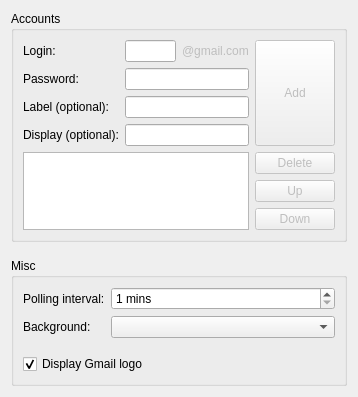
<ui version="4.0" >
 <class>GmailNotifierAppletConfig</class>
 <widget class="QWidget" name="GmailNotifierAppletConfig" >
  <property name="geometry" >
   <rect>
    <x>0</x>
    <y>0</y>
    <width>358</width>
    <height>396</height>
   </rect>
  </property>
  <property name="windowTitle" >
   <string>Form</string>
  </property>
  <layout class="QGridLayout" name="gridLayout" >
   <item row="0" column="0" >
    <widget class="QGroupBox" name="grpBoxAccounts" >
     <property name="sizePolicy" >
      <sizepolicy vsizetype="Expanding" hsizetype="Preferred" >
       <horstretch>0</horstretch>
       <verstretch>0</verstretch>
      </sizepolicy>
     </property>
     <property name="title" >
      <string>Accounts</string>
     </property>
     <layout class="QGridLayout" name="gridLayout_3" >
      <item row="0" column="0" >
       <layout class="QGridLayout" name="gridLayoutAccounts" >
        <property name="sizeConstraint" >
         <enum>QLayout::SetMaximumSize</enum>
        </property>
        <item row="0" column="0" >
         <layout class="QGridLayout" name="gridLayout_2" >
          <property name="sizeConstraint" >
           <enum>QLayout::SetFixedSize</enum>
          </property>
          <item rowspan="2" row="0" column="0" >
           <widget class="QLabel" name="lblLogin" >
            <property name="sizePolicy" >
             <sizepolicy vsizetype="Fixed" hsizetype="Preferred" >
              <horstretch>0</horstretch>
              <verstretch>0</verstretch>
             </sizepolicy>
            </property>
            <property name="text" >
             <string>Login:</string>
            </property>
            <property name="buddy" >
             <cstring>leLogin</cstring>
            </property>
           </widget>
          </item>
          <item rowspan="2" row="0" column="1" colspan="2" >
           <widget class="KLineEdit" name="leLogin" >
            <property name="toolTip" >
             <string>Gmail account name</string>
            </property>
            <property name="whatsThis" >
             <string>whatsThis</string>
            </property>
            <property name="showClearButton" stdset="0" >
             <bool>true</bool>
            </property>
           </widget>
          </item>
          <item rowspan="2" row="0" column="3" >
           <widget class="QLabel" name="lblGmaildotcom" >
            <property name="enabled" >
             <bool>false</bool>
            </property>
            <property name="sizePolicy" >
             <sizepolicy vsizetype="Fixed" hsizetype="Preferred" >
              <horstretch>0</horstretch>
              <verstretch>0</verstretch>
             </sizepolicy>
            </property>
            <property name="text" >
             <string>@gmail.com</string>
            </property>
           </widget>
          </item>
          <item row="2" column="0" >
           <widget class="QLabel" name="lblPassword" >
            <property name="sizePolicy" >
             <sizepolicy vsizetype="Fixed" hsizetype="Preferred" >
              <horstretch>0</horstretch>
              <verstretch>0</verstretch>
             </sizepolicy>
            </property>
            <property name="text" >
             <string>Password:</string>
            </property>
            <property name="buddy" >
             <cstring>lePassword</cstring>
            </property>
           </widget>
          </item>
          <item row="2" column="1" colspan="3" >
           <widget class="KLineEdit" name="lePassword" >
            <property name="toolTip" >
             <string>Gmail password</string>
            </property>
            <property name="showClearButton" stdset="0" >
             <bool>true</bool>
            </property>
            <property name="passwordMode" >
             <bool>true</bool>
            </property>
           </widget>
          </item>
          <item row="3" column="0" >
           <widget class="QLabel" name="lblLabel" >
            <property name="sizePolicy" >
             <sizepolicy vsizetype="Fixed" hsizetype="Preferred" >
              <horstretch>0</horstretch>
              <verstretch>0</verstretch>
             </sizepolicy>
            </property>
            <property name="text" >
             <string>Label (optional):</string>
            </property>
            <property name="buddy" >
             <cstring>leLabel</cstring>
            </property>
           </widget>
          </item>
          <item row="3" column="1" colspan="3" >
           <widget class="KLineEdit" name="leLabel" >
            <property name="toolTip" >
             <string>Gmail label (leave empty for inbox)</string>
            </property>
            <property name="showClearButton" stdset="0" >
             <bool>true</bool>
            </property>
           </widget>
          </item>
          <item row="4" column="0" >
           <widget class="QLabel" name="lblDisplay" >
            <property name="sizePolicy" >
             <sizepolicy vsizetype="Fixed" hsizetype="Preferred" >
              <horstretch>0</horstretch>
              <verstretch>0</verstretch>
             </sizepolicy>
            </property>
            <property name="text" >
             <string>Display (optional):</string>
            </property>
            <property name="buddy" >
             <cstring>leDisplay</cstring>
            </property>
           </widget>
          </item>
          <item row="4" column="1" colspan="3" >
           <widget class="KLineEdit" name="leDisplay" >
            <property name="toolTip" >
             <string>Use this if you want to display something other than your login name in the applet</string>
            </property>
            <property name="showClearButton" stdset="0" >
             <bool>true</bool>
            </property>
           </widget>
          </item>
         </layout>
        </item>
        <item row="0" column="1" >
         <widget class="KPushButton" name="btnAddModify" >
          <property name="enabled" >
           <bool>false</bool>
          </property>
          <property name="sizePolicy" >
           <sizepolicy vsizetype="Minimum" hsizetype="Minimum" >
            <horstretch>0</horstretch>
            <verstretch>0</verstretch>
           </sizepolicy>
          </property>
          <property name="toolTip" >
           <string>Add this account to the list</string>
          </property>
          <property name="text" >
           <string>Add</string>
          </property>
          <property name="autoDefault" >
           <bool>true</bool>
          </property>
          <property name="default" >
           <bool>true</bool>
          </property>
         </widget>
        </item>
        <item rowspan="2" row="5" column="0" >
         <widget class="KListWidget" name="listAccounts" >
          <property name="sizePolicy" >
           <sizepolicy vsizetype="Expanding" hsizetype="Expanding" >
            <horstretch>0</horstretch>
            <verstretch>255</verstretch>
           </sizepolicy>
          </property>
          <property name="toolTip" >
           <string>Account list</string>
          </property>
          <property name="showDropIndicator" stdset="0" >
           <bool>false</bool>
          </property>
         </widget>
        </item>
        <item rowspan="2" row="5" column="1" >
         <layout class="QVBoxLayout" name="verticalLayout" >
          <item>
           <spacer name="verticalSpacer" >
            <property name="orientation" >
             <enum>Qt::Vertical</enum>
            </property>
            <property name="sizeHint" stdset="0" >
             <size>
              <width>20</width>
              <height>40</height>
             </size>
            </property>
           </spacer>
          </item>
          <item>
           <widget class="KPushButton" name="btnDelete" >
            <property name="enabled" >
             <bool>false</bool>
            </property>
            <property name="sizePolicy" >
             <sizepolicy vsizetype="Minimum" hsizetype="Minimum" >
              <horstretch>0</horstretch>
              <verstretch>0</verstretch>
             </sizepolicy>
            </property>
            <property name="toolTip" >
             <string>Delete the selected account</string>
            </property>
            <property name="text" >
             <string>Delete</string>
            </property>
           </widget>
          </item>
          <item>
           <widget class="KPushButton" name="btnUp" >
            <property name="enabled" >
             <bool>false</bool>
            </property>
            <property name="sizePolicy" >
             <sizepolicy vsizetype="Minimum" hsizetype="Minimum" >
              <horstretch>0</horstretch>
              <verstretch>0</verstretch>
             </sizepolicy>
            </property>
            <property name="toolTip" >
             <string>Move the selected account up</string>
            </property>
            <property name="text" >
             <string>Up</string>
            </property>
           </widget>
          </item>
          <item>
           <widget class="KPushButton" name="btnDown" >
            <property name="enabled" >
             <bool>false</bool>
            </property>
            <property name="sizePolicy" >
             <sizepolicy vsizetype="Minimum" hsizetype="Minimum" >
              <horstretch>0</horstretch>
              <verstretch>0</verstretch>
             </sizepolicy>
            </property>
            <property name="toolTip" >
             <string>Move the selected account down</string>
            </property>
            <property name="text" >
             <string>Down</string>
            </property>
           </widget>
          </item>
         </layout>
        </item>
       </layout>
      </item>
     </layout>
    </widget>
   </item>
   <item row="1" column="0" >
    <spacer name="verticalSpacer_2" >
     <property name="orientation" >
      <enum>Qt::Vertical</enum>
     </property>
     <property name="sizeType" >
      <enum>QSizePolicy::Fixed</enum>
     </property>
     <property name="sizeHint" stdset="0" >
      <size>
       <width>20</width>
       <height>10</height>
      </size>
     </property>
    </spacer>
   </item>
   <item row="2" column="0" >
    <widget class="QGroupBox" name="grpBoxMisc" >
     <property name="title" >
      <string>Misc</string>
     </property>
     <layout class="QGridLayout" name="gridLayout_4" >
      <item row="0" column="0" >
       <layout class="QGridLayout" name="gridLayoutMisc" >
        <item row="0" column="0" >
         <widget class="QLabel" name="lblPollingInterval" >
          <property name="text" >
           <string>Polling interval:</string>
          </property>
         </widget>
        </item>
        <item row="1" column="0" >
         <widget class="QLabel" name="lblBackground" >
          <property name="sizePolicy" >
           <sizepolicy vsizetype="Preferred" hsizetype="Minimum" >
            <horstretch>0</horstretch>
            <verstretch>0</verstretch>
           </sizepolicy>
          </property>
          <property name="text" >
           <string>Background:</string>
          </property>
         </widget>
        </item>
        <item row="0" column="1" >
         <widget class="KIntSpinBox" name="spinPollingInterval" >
          <property name="toolTip" >
           <string>Polling interval</string>
          </property>
          <property name="autoFillBackground" >
           <bool>false</bool>
          </property>
          <property name="suffix" >
           <string> mins</string>
          </property>
          <property name="minimum" >
           <number>1</number>
          </property>
          <property name="maximum" >
           <number>9999</number>
          </property>
         </widget>
        </item>
        <item row="1" column="1" >
         <widget class="KComboBox" name="comboBackground" >
          <property name="sizePolicy" >
           <sizepolicy vsizetype="Fixed" hsizetype="Expanding" >
            <horstretch>0</horstretch>
            <verstretch>0</verstretch>
           </sizepolicy>
          </property>
          <property name="toolTip" >
           <string>Applet background</string>
          </property>
         </widget>
        </item>
       </layout>
      </item>
      <item row="1" column="0" >
       <spacer name="verticalSpacer_3" >
        <property name="orientation" >
         <enum>Qt::Vertical</enum>
        </property>
        <property name="sizeType" >
         <enum>QSizePolicy::Fixed</enum>
        </property>
        <property name="sizeHint" stdset="0" >
         <size>
          <width>20</width>
          <height>10</height>
         </size>
        </property>
       </spacer>
      </item>
      <item row="2" column="0" >
       <widget class="QCheckBox" name="cbDisplayLogo" >
        <property name="enabled" >
         <bool>true</bool>
        </property>
        <property name="toolTip" >
         <string>Show/hide the Gmail logo within the widget</string>
        </property>
        <property name="text" >
         <string>Display Gmail logo</string>
        </property>
        <property name="checked" >
         <bool>true</bool>
        </property>
       </widget>
      </item>
     </layout>
    </widget>
   </item>
  </layout>
 </widget>
 <customwidgets>
  <customwidget>
   <class>KComboBox</class>
   <extends>QComboBox</extends>
   <header>kcombobox.h</header>
  </customwidget>
  <customwidget>
   <class>KIntSpinBox</class>
   <extends>QSpinBox</extends>
   <header>knuminput.h</header>
  </customwidget>
  <customwidget>
   <class>KLineEdit</class>
   <extends>QLineEdit</extends>
   <header>klineedit.h</header>
  </customwidget>
  <customwidget>
   <class>KListWidget</class>
   <extends>QListWidget</extends>
   <header>klistwidget.h</header>
  </customwidget>
  <customwidget>
   <class>KPushButton</class>
   <extends>QPushButton</extends>
   <header>kpushbutton.h</header>
  </customwidget>
 </customwidgets>
 <tabstops>
  <tabstop>leLogin</tabstop>
  <tabstop>lePassword</tabstop>
  <tabstop>leLabel</tabstop>
  <tabstop>leDisplay</tabstop>
  <tabstop>btnAddModify</tabstop>
  <tabstop>listAccounts</tabstop>
  <tabstop>cbDisplayLogo</tabstop>
 </tabstops>
 <resources/>
 <connections/>
</ui>
